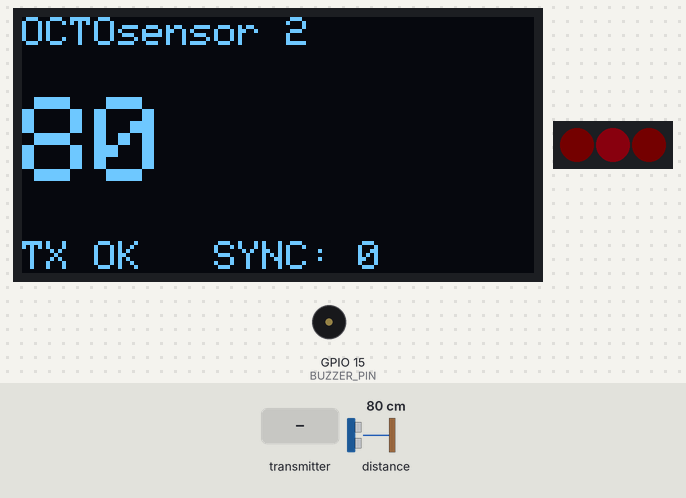
This sketch was run on a simulated ESP32. Shown: 128×64 one-colour display, 3 RGB LEDs in strip order, left to right, buzzer (waves = sounding, pin HIGH). The inputs (shaded band) are chosen by the test bench; at power-on: distance to the obstacle 80 cm. Dim RGB values are drawn brighter than linear; what the sketch prints to the serial monitor is not drawn.

Above: at 1.3 s.
1.4 s: distance to the obstacle set to 2 cm
At 2.6 s:
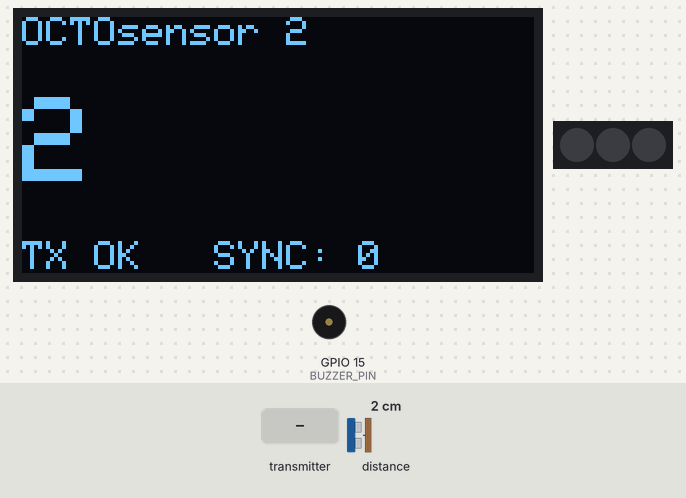
2.9 s: distance to the obstacle set to 60 cm
At 4.1 s:
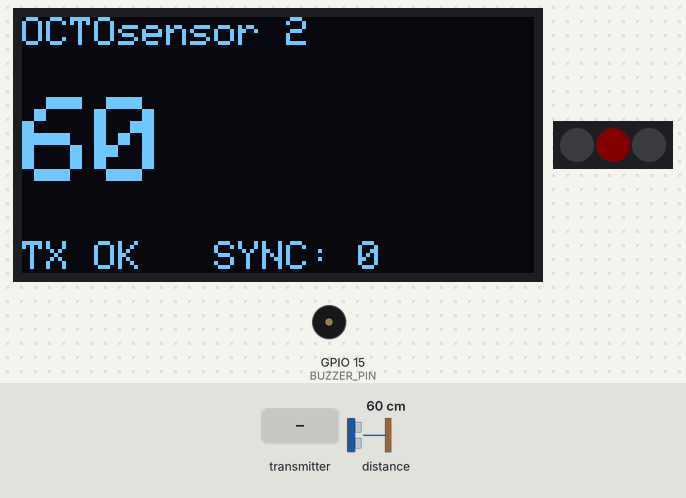
4.4 s: distance to the obstacle set to 120 cm
At 4.7 s:
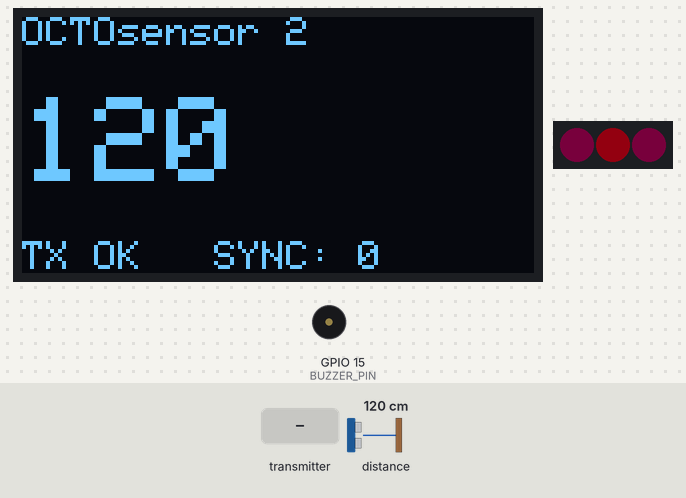
5.9 s: the transmitter starts sending value = 1024
At 7.1 s:
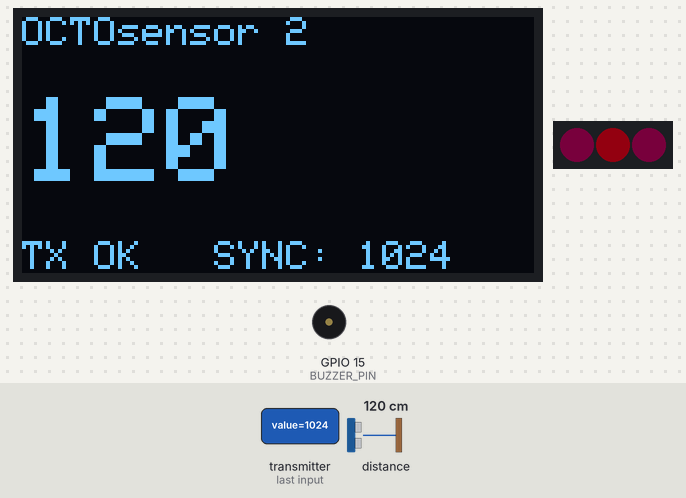
7.4 s: the transmitter starts sending value = 2048
At 7.8 s:
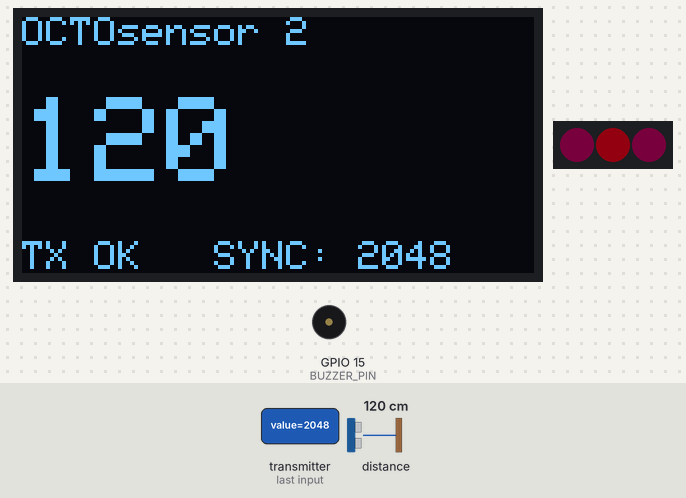
Timing chart, 0 to 9.9 s (numbered marks = the images above; inputs shaded):
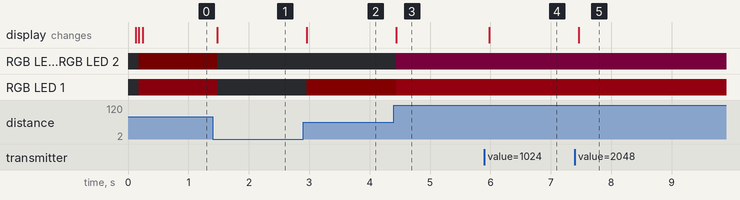

The sketch:

ESP32-NODE-1-HARDWARE-QUICK-TEST.ino
```cpp
///////////////////////////////////////////////////////////
//
//  O C T O  S E N S O R
//  A wireless system with 8 laser range finder modules
//  and a central unit to be used in interactive
//  art installations.
//
//  Project by Juliano Prado (2021) - Brazil
//
//  https://github.com/jupgit/octo-sensor
//
///////////////////////////////////////////////////////////


// NODE SETUP
const int nodeNumber = 2;   // defines the node number


// tfmini sensor
#include <HardwareSerial.h>
HardwareSerial MySerial(2);  /// ***TROCAR PELO CODIGO NATIVO DO ESP32

#include "TFMini.h"
TFMini tfmini;


// ESP NOW
#include <esp_now.h>
#include <WiFi.h>

// OLED DISPLAY
#include <Wire.h>
//#include <Adafruit_Sensor.h>
//#include <Adafruit_BME280.h>

#include <Adafruit_GFX.h>
#include <Adafruit_SSD1306.h>

#define SCREEN_WIDTH 128  // OLED display width, in pixels
#define SCREEN_HEIGHT 64  // OLED display height, in pixels

// Declaration for an SSD1306 display connected to I2C (SDA, SCL pins)
Adafruit_SSD1306 display(SCREEN_WIDTH, SCREEN_HEIGHT, &Wire, -1);


// ************************************************************
// REPLACE WITH THE MAC Address of your receiver
uint8_t broadcastAddress[] = {0xC4, 0x4F, 0x33, 0x3E, 0xE7, 0x6D};
// ************************************************************

// Define variables to be sent
int octoCommand;
int octoNode = nodeNumber ;
int octoValue;

// Define variables to store incoming readings
int incomingCommand;
int incomingNode;
int incomingValue;

// Variable to store if sending data was successful
String success;

//Structure example to send data
//Must match the receiver structure
typedef struct struct_message {
    int comm;
    int node;
    int value;
} struct_message;

// Create a struct_message called OCTOReadings to hold sensor readings
struct_message OCTOReadings;

// Create a struct_message to hold incoming sensor readings
struct_message incomingReadings;

// Variables for sensor 65k error detection
  int lastDist = 0;        // keeps last sensor reading
  int errorCount = 0;       // counts how many error ( = reading of 65633)
  int errorLimit = 50;     // max error count until sensor reset


// LED STRIP
#include <FastLED.h>

#define LED_PIN     25
//#define CLOCK_PIN 4
#define NUM_LEDS    3
#define LED_TYPE    WS2812B
#define COLOR_ORDER GRB
#define BRIGHTNESS  48

CRGB leds[NUM_LEDS];


// BUZZER
#include <CuteBuzzerSounds.h>
#define BUZZER_PIN 15


//
// Callback when data is sent (TX)
//
void OnDataSent(const uint8_t *mac_addr, esp_now_send_status_t status) {
  Serial.print("\r\nLast Packet Send Status:\t");
  Serial.println(status == ESP_NOW_SEND_SUCCESS ? "TX OK" : "TX Fail");
  if (status ==0){
    success = "TX OK";
  }
  else{
    success = "TX Fail";
  }
}


//
// Callback when data is received (RX)
//
void OnDataRecv(const uint8_t * mac, const uint8_t *incomingData, int len) {
  memcpy(&incomingReadings, incomingData, sizeof(incomingReadings));
  Serial.print("Bytes received: ");
  Serial.println(len);
  incomingCommand = incomingReadings.comm;
  incomingNode = incomingReadings.node;
  incomingValue  = incomingReadings.value;

}


// *******************************************************
//
//                  S   E   T   U   P
//
// *******************************************************

void setup() {

  // Init Serial Monitor
  Serial.begin(115200);

  // SENSOR
  MySerial.begin(115200);
  tfmini.begin(&MySerial);
  delay(100);

  // Init OLED display
  if(!display.begin(SSD1306_SWITCHCAPVCC, 0x3C)) {
    Serial.println(F("SSD1306 allocation failed"));
    for(;;);
  }

  // Set device as a Wi-Fi Station
  WiFi.mode(WIFI_STA);

  // Init ESP-NOW
  if (esp_now_init() != ESP_OK) {
    Serial.println("Error initializing ESP-NOW");
    return;
  }

  // Once ESPNow is successfully Init, we will register for Send CB to
  // get the status of Trasnmitted packet
  esp_now_register_send_cb(OnDataSent);
  //

  // Register peer
  esp_now_peer_info_t peerInfo;
  memcpy(peerInfo.peer_addr, broadcastAddress, 6);
  peerInfo.channel = 0;
  peerInfo.encrypt = false;

  // Add peer
  if (esp_now_add_peer(&peerInfo) != ESP_OK){
    Serial.println("Failed to add peer");
    return;
  }

  //
  // Register for a callback function that will be called when data is received
  //
  esp_now_register_recv_cb(OnDataRecv);


// LED STRIP
    LEDS.addLeds<LED_TYPE, LED_PIN, COLOR_ORDER>(leds, NUM_LEDS);
//  LEDS.addLeds<LED_TYPE, LED_PIN, CLOCK_PIN COLOR_ORDER>(leds, NUM_LEDS);
    FastLED.setBrightness(BRIGHTNESS);

// buzzer
  cute.init(BUZZER_PIN);


}


// *******************************************************
//
//                    L  O   O   P
//
// *******************************************************

void loop() {

  getSensorReadings();

  // Set values to send
  OCTOReadings.comm = octoCommand;
  OCTOReadings.node = octoNode;
  OCTOReadings.value = octoValue;

  // Send message via ESP-NOW
  esp_err_t result = esp_now_send(broadcastAddress, (uint8_t *) &OCTOReadings, sizeof(OCTOReadings));

  /*
  if (result == ESP_OK) {
    Serial.println("Sent with success");
  }
  else {
    Serial.println("Error sending the data");
  }
  */


  updateDisplay();


  int teste = map(octoValue, 30, 250, 0,255);
  teste = constrain(teste, 0, 255);

  // LED INDICATOR


  leds[1].setRGB(teste, teste/32,teste/8); // COR
  leds[0].setRGB(teste/8, teste/64,teste/16); // COR
  leds[2].setRGB(teste/8, teste/64,teste/16); // COR
   FastLED.show();


  delay(10);

}


void getSensorReadings(){


//////////////////////////////////////////////////////////
// SENSOR READING
//////////////////////////////////////////////////////////


   // EMPTY SERIAL FROM SENSOR **
   while(MySerial.read() >= 0) ; // flush the received buffer
   delay(15);
   // ** We have to read all the serial to empty it before taking the measure because
   // ** the sensor sends a read every 10ms and floods the buffer. No library enables to configure
   // ** the sampling interval nor entering the 'single scan' mode.
   // ** So this is a WORKAROUND that took some months to figure out :)


   // SENSOR READ
   uint16_t dist = tfmini.getDistance();
   uint16_t strength = tfmini.getRecentSignalStrength();

   // VU Meter Mapping
   //MeterValue = map(dist, 40, 250, 0, 80);

  // VALUES FOR THE ESPNOW WIRELESS MESSAGE
  octoCommand = 0;
  octoNode = nodeNumber;
  octoValue = dist;

  Serial.print("Local Sensor: ");
  Serial.println(octoValue);

}


void updateDisplay(){
  // Display Readings on OLED Display
  display.clearDisplay();
  display.setTextSize(1);
  display.setTextColor(WHITE);
  display.setCursor(0, 0);
  display.print("OCTOsensor ");
  display.print(nodeNumber);

  display.setCursor(0, 20);
  display.setTextSize(3);
  display.print(octoValue);

  display.setTextSize(1);
  display.setCursor(0, 56);
  display.print(success);
  display.print("   SYNC: ");
  display.print(incomingValue);
  display.display();

  // Display Readings in Serial Monitor
  Serial.println("INCOMING READINGS");
  Serial.print("Command: ");
  Serial.println(incomingReadings.comm);
  Serial.print("Node: ");
  Serial.println(incomingReadings.node);
  Serial.print("Value: ");
  Serial.print(incomingReadings.value);
  Serial.println();
}


// CREDITS:
/*
  Rui Santos
  Complete project details at https://RandomNerdTutorials.com/esp-now-two-way-communication-esp32/

  Permission is hereby granted, free of charge, to any person obtaining a copy
  of this software and associated documentation files.

  The above copyright notice and this permission notice shall be included in a
  copies or substantial portions of the Software.
*/

/*
 * Author: Everton Ramires
 * More Tutorial: https://www.youtube.com/channel/UC7zG4YQJc8v-9jNGQknOx5Q
 *
 *

 CURRENT SOUND OPTIONS:
 (PT-BR)OPÇÕES ATUAIS DE SONS:

 S_CONNECTION   S_DISCONNECTION S_BUTTON_PUSHED
 S_MODE1        S_MODE2         S_MODE3
 S_SURPRISE     S_OHOOH         S_OHOOH2
 S_CUDDLY       S_SLEEPING      S_HAPPY
 S_SUPER_HAPPY  S_HAPPY_SHORT   S_SAD
 S_CONFUSED     S_FART1         S_FART2
 S_FART3        S_JUMP 20

 */
```

Measured:
- after the input at 1.4 s, RGB LED 0, RGB LED 2: RGB(1, 0, 0) → off after 0.08 s; RGB LED 1: RGB(10, 0, 1) → off after 0.08 s; the display: first changes after 0.08 s (image 1 shows a later state)
- after the input at 2.9 s, RGB LED 1: off → RGB(6, 0, 0) after 0.06 s; the display: first changes after 0.06 s (image 2 shows a later state)
- after the input at 4.4 s, RGB LED 0, RGB LED 2: off → RGB(2, 0, 1) at once; RGB LED 1: RGB(6, 0, 0) → RGB(19, 0, 2) at once; the display: first changes at once (image 3 shows a later state)
- after the input at 5.9 s, the display: changes after 0.08 s (image 4)
- after the input at 7.4 s, the display: changes after 0.06 s (image 5)
